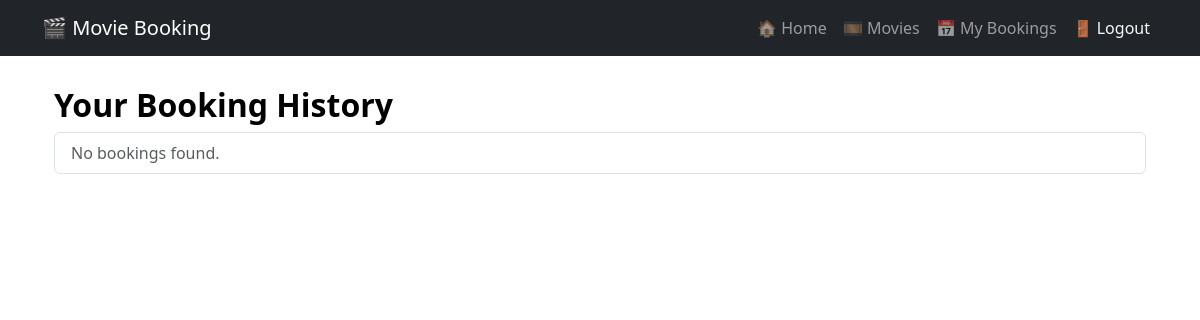
The page /booking-history/ (signed in) on the database as committed earlier.
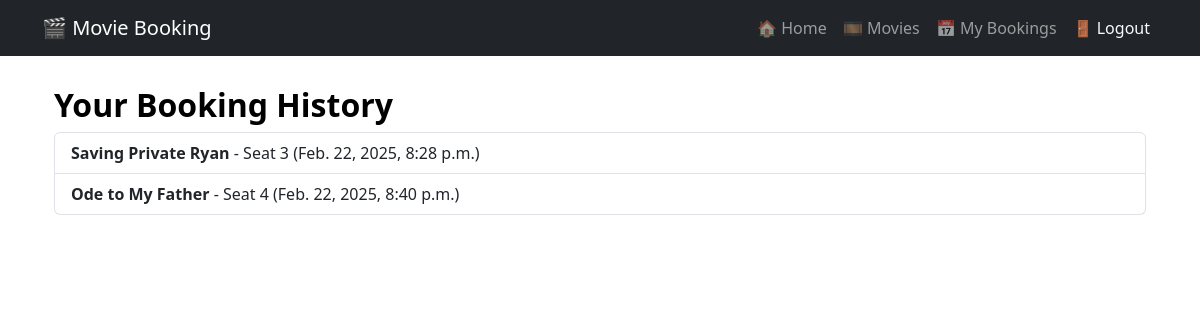
The same page on the database as committed later.
### bookings/models.py (models this page shows, shortened)
class Booking(models.Model):
    user = models.ForeignKey(User, on_delete=models.CASCADE)
    movie = models.ForeignKey(Movie, on_delete=models.CASCADE)
    seat = models.ForeignKey(Seat, on_delete=models.CASCADE)
    timestamp = models.DateTimeField(auto_now_add=True)

class Movie(models.Model):
    title = models.CharField(max_length=255)
    description = models.TextField()
    release_date = models.DateField()
    duration = models.IntegerField()
    poster_url = models.URLField(blank=True, null=True)

class Seat(models.Model):
    seat_number = models.CharField(max_length=10)
    is_booked = models.BooleanField(default=False)
    movie = models.ForeignKey(Movie, on_delete=models.CASCADE)
    class Meta:
        unique_together = ('seat_number', 'movie')  # Ensure unique seat per movie

### bookings/views.py (the view)
# urls.py: path('booking-history/', booking_history, name='booking_history'),
@login_required
def booking_history(request):
    bookings = Booking.objects.filter(user=request.user).select_related('movie', 'seat')
    return render(request, 'bookings/booking_history.html', {'bookings': bookings})

### bookings/templates/bookings/booking_history.html (shortened to what this page needs)
{% extends 'bookings/base.html' %}
{% block content %}
<div class="container mt-4">
    <h2 class="fw-bold">Your Booking History</h2>
    <ul class="list-group">
        {% for booking in bookings %}
        <li class="list-group-item">
            <strong>{{ booking.movie.title }}</strong> - Seat {{ booking.seat.seat_number }} ({{ booking.timestamp }})
        </li>
        {% empty %}
        <li class="list-group-item text-muted">No bookings found.</li>
        {% endfor %}
    </ul>
</div>
{% endblock %}

### bookings/templates/bookings/base.html (shortened to what this page needs)
<!DOCTYPE html>
<html lang="en">
<head>
    <link href="https://cdn.jsdelivr.net/npm/bootstrap@5.3.0/dist/css/bootstrap.min.css" rel="stylesheet">
    {% load static %}
    <link rel="stylesheet" href="{% static 'css/styles.css' %}">
</head>
<body>
    <nav class="navbar navbar-expand-lg navbar-dark bg-dark">
        <div class="container">
            <a class="navbar-brand" href="{% url 'home' %}">🎬 Movie Booking</a>
            <div class="collapse navbar-collapse" id="navbarNav">
                <ul class="navbar-nav ms-auto">
                    <li class="nav-item">
                        <a class="nav-link" href="{% url 'home' %}">🏠 Home</a>
                    </li>
                    <li class="nav-item">
                        <a class="nav-link" href="{% url 'movie_list' %}">🎞 Movies</a>
                    </li>
                    {% if user.is_authenticated %}
                        <li class="nav-item">
                            <a class="nav-link" href="{% url 'booking_history' %}">📅 My Bookings</a>
                        </li>
                        <li class="nav-item">
                            <a class="nav-link btn btn-danger text-light" href="{% url 'logout' %}?next={% url 'home' %}">🚪 Logout</a>
                        </li>
                    {% else %}
                        <li class="nav-item">
                            <a class="nav-link btn btn-primary text-light" href="{% url 'login' %}">🔑 Login</a>
                        </li>
                    {% endif %}
                </ul>
            </div>
        </div>
    </nav>
    <div class="container mt-4">
        {% block content %}{% endblock %}
    </div>
</body>
</html>

### bookings/static/css/styles.css (style rules this page uses)
h2 { font-weight: bold; margin-top: 30px; }
body { background-color: white; color: black; transition: background 0.3s, color 0.3s; }

Rows that differ between the two databases and show on the page:
added Booking: movie "Saving Private Ryan", seat.seat_number "3", timestamp "Feb. 22, 2025, 8:28 p.m."
added Booking: movie "Ode to My Father", seat.seat_number "4", timestamp "Feb. 22, 2025, 8:40 p.m."
Other text that changed with them:
text no longer shown: "No bookings found."
